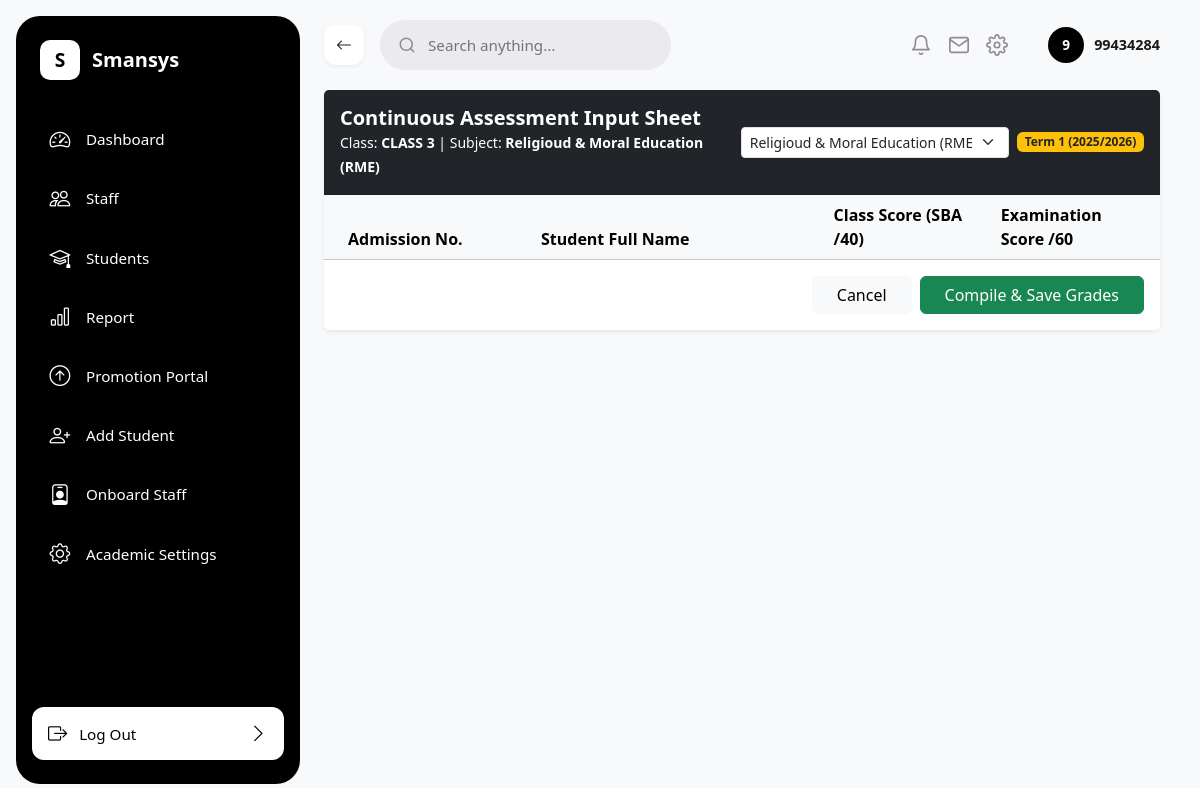
Before: /grades/entry/5/5/ (signed in) with the older database file.
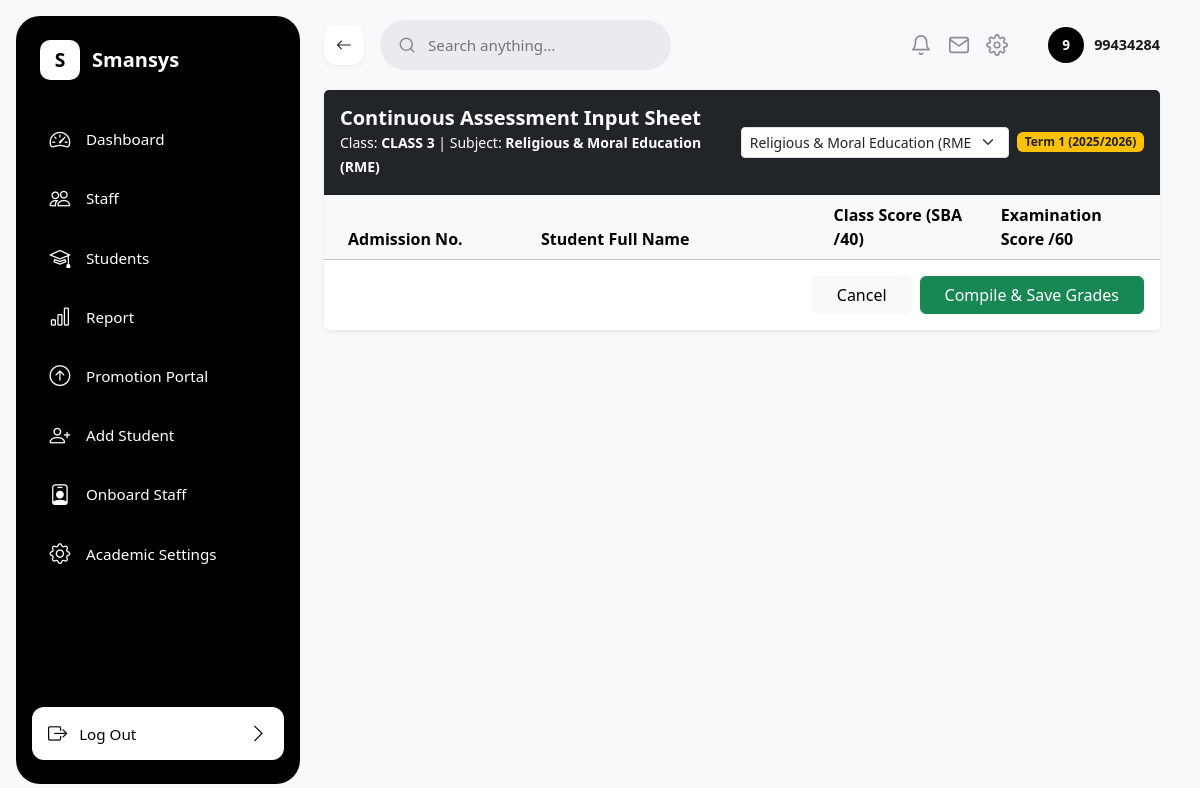
After: the same page with the newer database file.
### sis/models.py (models this page shows, shortened)
class Subject(models.Model):
    subject_name = models.CharField(max_length=100, unique =True)

### sis/views.py (the view, shortened to what this page needs)
# urls.py: path('grades/entry/<int:class_id>/<int:subject_id>/', bulk_grade_entry_view, name='bulk_grade_entry'),
@login_required
def bulk_grade_entry_view(request, class_id, subject_id):
    if not _is_staff_or_admin(request.user):
        raise PermissionDenied
    classroom = ClassRoom.objects.get(pk=class_id)
    students = Student.objects.filter(enrollments__classroom=classroom).distinct()
    subjects = Subject.objects.all().order_by('subject_name')
    if subject_id:
        subject = Subject.objects.filter(pk=subject_id).first()
    else:
        subject = subjects.first()
    current_term = 1
    current_academic_year = "2025-2026"
    student_marks_matrix = []
    context = {
        'classroom': classroom,
        'subject': subject,
        'subjects': subjects,
        'matrix': student_marks_matrix
    }
    return render(request, 'sis/bulk_grade_entry.html', context)

### sis/views.py (called while the page is built)
def _is_staff_or_admin(user):
    return user.is_active and (user.is_superuser or user.is_staff or hasattr(user, 'staff_profile'))

### sis/templates/sis/bulk_grade_entry.html (shortened to what this page needs)
{% extends 'sis/base.html' %}
{% block content %}
<div class="card shadow-sm border-0">
    <div class="card-header bg-dark text-white py-3 d-flex justify-content-between align-items-center">
        <div>
            <h5 class="mb-0 fw-bold">Continuous Assessment Input Sheet</h5>
            <small class="text-light-50">Class: <strong>{{ classroom.class_name }}</strong> | Subject: <strong>{% if subject %}{{ subject.subject_name }}{% else %}None selected{% endif %}</strong></small>
        </div>
        <div class="d-flex align-items-center gap-2">
            {% if subjects %}
            <select class="form-select form-select-sm" onchange="window.location.href=this.value">
                {% for item in subjects %}
                <option value="{% url 'bulk_grade_entry' class_id=classroom.id subject_id=item.id %}" {% if subject and subject.id == item.id %}selected{% endif %}>{{ item.subject_name }}</option>
                {% endfor %}
            </select>
            {% endif %}
            <span class="badge bg-warning text-dark fw-bold">Term 1 (2025/2026)</span>
        </div>
    </div>
    <div class="card-body p-0">
        <form method="POST">
            <div class="table-responsive">
                <table class="table table-hover align-middle mb-0">
                    <thead class="table-light">
                        <tr>
                            <th class="ps-4" style="width: 25%;">Admission No.</th>
                            <th style="width: 35%;">Student Full Name</th>
                            <th style="width: 20%;">Class Score (SBA /40)</th>
                            <th class="pe-4" style="width: 20%;">Examination Score /60</th>
                        </tr>
                    </thead>
                </table>
            </div>
            <div class="card-footer bg-white py-3 d-flex justify-content-end gap-2 border-top-0">
                <a href="{% url 'student_list' %}" class="btn btn-light px-4">Cancel</a>
                <button type="submit" class="btn btn-success px-4">Compile & Save Grades</button>
            </div>
        </form>
    </div>
</div>
{% endblock %}

Changed rows visible on the page:
changed Subject: subject_name "Religioud & Moral Education (RME)" → "Religious & Moral Education (RME)"
Other visible differences:
form field value: "Religioud & Moral Education (RME)" → "Religious & Moral Education (RME)"
